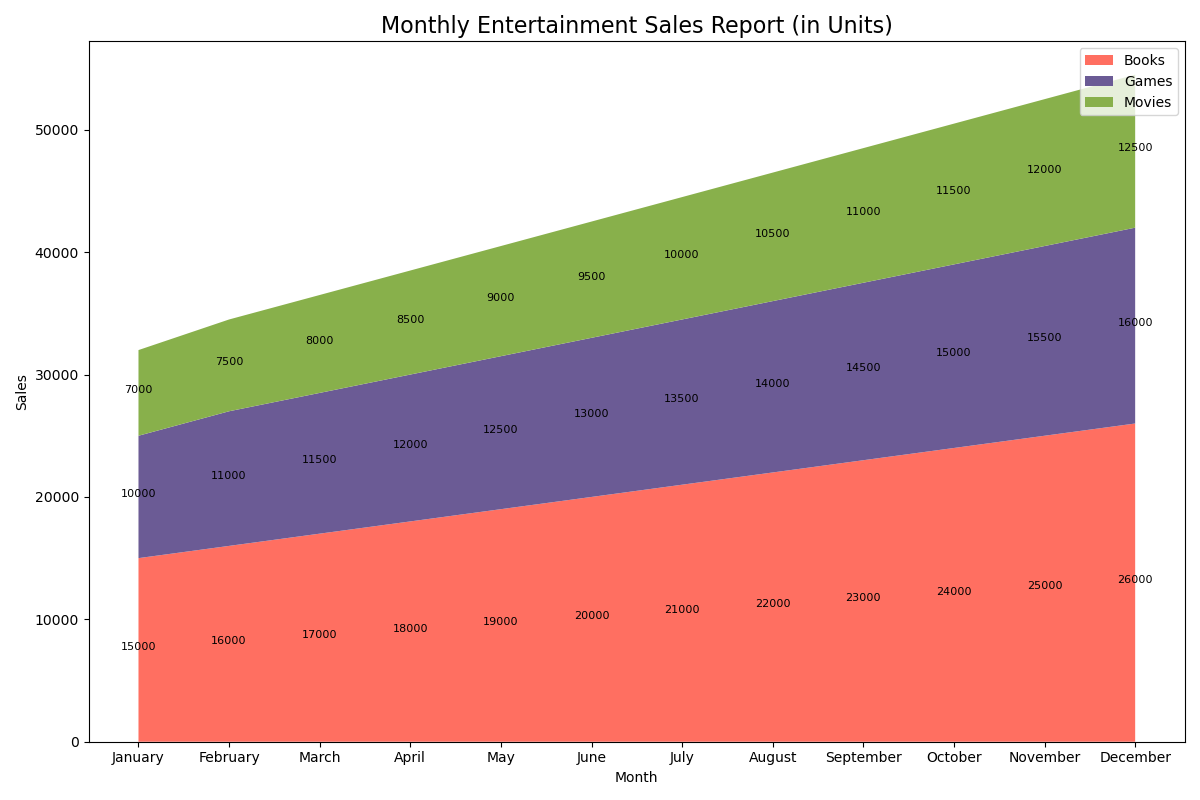

Write Python code to recreate this figure.

import matplotlib.pyplot as plt
import pandas as pd
from io import StringIO

# Table data as a string to mimic reading a CSV.
csv_data = """Month,Books,Games,Movies
January,15000,10000,7000
February,16000,11000,7500
March,17000,11500,8000
April,18000,12000,8500
May,19000,12500,9000
June,20000,13000,9500
July,21000,13500,10000
August,22000,14000,10500
September,23000,14500,11000
October,24000,15000,11500
November,25000,15500,12000
December,26000,16000,12500
"""

# Read the CSV data into a DataFrame.
data = pd.read_csv(StringIO(csv_data), index_col='Month')

# Prepare the data for the stacked area chart.
x = data.index
y = [data['Books'], data['Games'], data['Movies']]

# Create the plot.
fig, ax = plt.subplots(figsize=(12, 8))  # Change width and height of the chart.

# Plot the stacked area chart.
ax.stackplot(x, y, labels=['Books', 'Games', 'Movies'], colors=['#FF6F61', '#6B5B95', '#88B04B'])

# Customize the chart.
ax.set_title('Monthly Entertainment Sales Report (in Units)', fontsize=16)  # Change the topic and headline.
ax.set_xlabel('Month')
ax.set_ylabel('Sales')
ax.legend(loc='upper right')

# Assign annotation/text label on the chart.
for i, (month, values) in enumerate(data.iterrows()):
    ax.annotate(f"{values['Books']}", xy=(i, values['Books']/2), ha='center', fontsize=8, color='black')
    ax.annotate(f"{values['Games']}", xy=(i, values['Books'] + values['Games']/2), ha='center', fontsize=8, color='black')
    ax.annotate(f"{values['Movies']}", xy=(i, values['Books'] + values['Games'] + values['Movies']/2), ha='center', fontsize=8, color='black')

# Show the plot.
plt.tight_layout()
plt.show()
